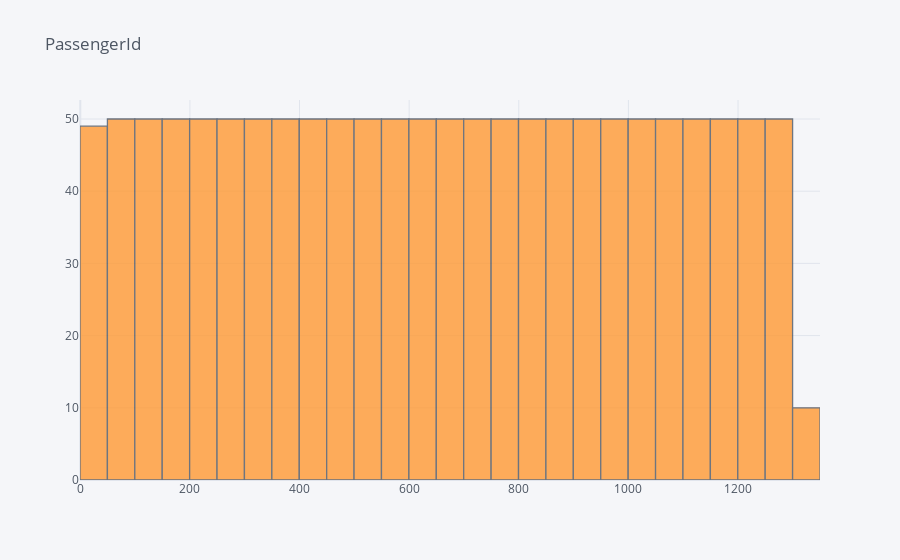
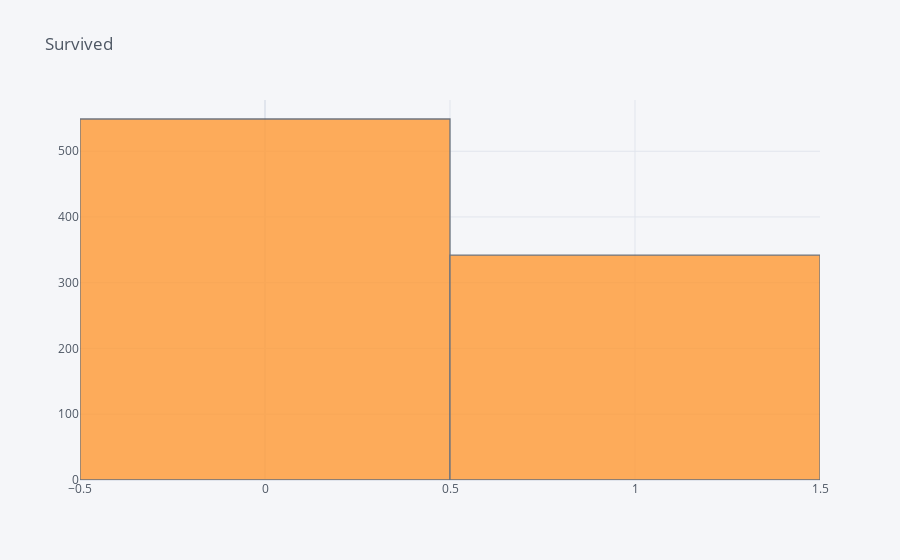
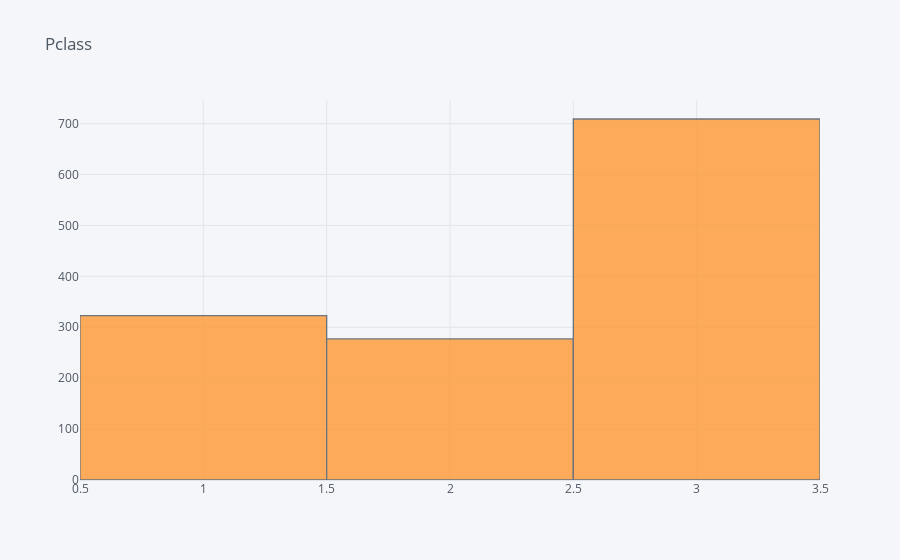
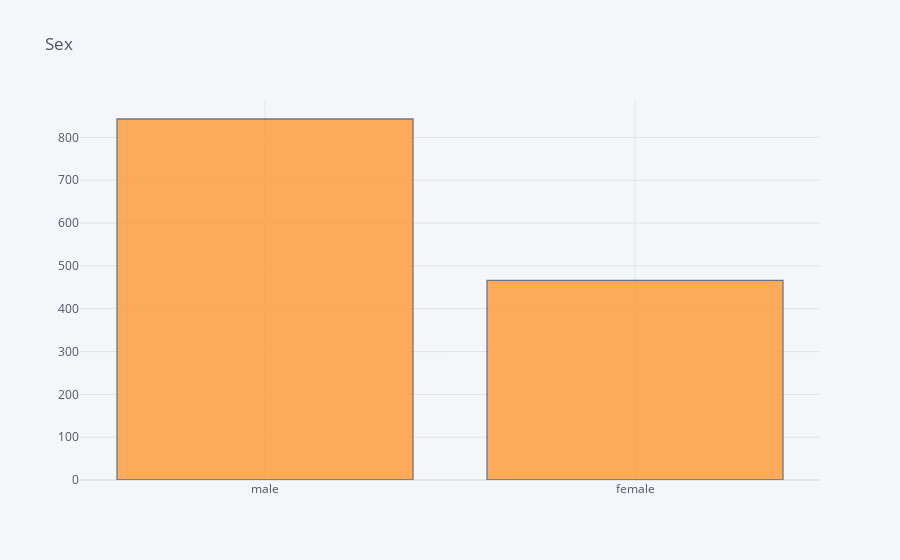

These figures' notebook cell, in order:
### Code cell
#Построение гистограмм для всех колонок 
def show_hist(df):
    for col in df.columns:
        df[col].iplot(kind='hist', title=col)
        
show_hist(df)

### Figure 1 — Plotly figure (JSON) as saved in the notebook; plotly's stock layout.template omitted (floating-point values rounded to 4 significant figures; data arrays with more than 128 entries replaced by an {"elided": "..."} marker saying what was removed)
{"data": [{"histfunc": "count", "histnorm": "", "marker": {"color": "rgba(255, 153, 51, 1.0)", "line": {"color": "#4D5663", "width": 1.3}}, "name": "PassengerId", "opacity": 0.8, "orientation": "v", "type": "histogram", "x": {"elided": "1309 int values"}}], "layout": {"barmode": "overlay", "legend": {"bgcolor": "#F5F6F9", "font": {"color": "#4D5663"}}, "paper_bgcolor": "#F5F6F9", "plot_bgcolor": "#F5F6F9", "title": {"font": {"color": "#4D5663"}, "text": "PassengerId"}, "xaxis": {"gridcolor": "#E1E5ED", "showgrid": true, "tickfont": {"color": "#4D5663"}, "title": {"font": {"color": "#4D5663"}, "text": ""}, "zerolinecolor": "#E1E5ED"}, "yaxis": {"gridcolor": "#E1E5ED", "showgrid": true, "tickfont": {"color": "#4D5663"}, "title": {"font": {"color": "#4D5663"}, "text": ""}, "zerolinecolor": "#E1E5ED"}}}

### Figure 2 — Plotly figure (JSON) as saved in the notebook; plotly's stock layout.template omitted (floating-point values rounded to 4 significant figures; data arrays with more than 128 entries replaced by an {"elided": "..."} marker saying what was removed)
{"data": [{"histfunc": "count", "histnorm": "", "marker": {"color": "rgba(255, 153, 51, 1.0)", "line": {"color": "#4D5663", "width": 1.3}}, "name": "Survived", "opacity": 0.8, "orientation": "v", "type": "histogram", "x": {"elided": "1309 int values"}}], "layout": {"barmode": "overlay", "legend": {"bgcolor": "#F5F6F9", "font": {"color": "#4D5663"}}, "paper_bgcolor": "#F5F6F9", "plot_bgcolor": "#F5F6F9", "title": {"font": {"color": "#4D5663"}, "text": "Survived"}, "xaxis": {"gridcolor": "#E1E5ED", "showgrid": true, "tickfont": {"color": "#4D5663"}, "title": {"font": {"color": "#4D5663"}, "text": ""}, "zerolinecolor": "#E1E5ED"}, "yaxis": {"gridcolor": "#E1E5ED", "showgrid": true, "tickfont": {"color": "#4D5663"}, "title": {"font": {"color": "#4D5663"}, "text": ""}, "zerolinecolor": "#E1E5ED"}}}

### Figure 3 — Plotly figure (JSON) as saved in the notebook; plotly's stock layout.template omitted (floating-point values rounded to 4 significant figures; data arrays with more than 128 entries replaced by an {"elided": "..."} marker saying what was removed)
{"data": [{"histfunc": "count", "histnorm": "", "marker": {"color": "rgba(255, 153, 51, 1.0)", "line": {"color": "#4D5663", "width": 1.3}}, "name": "Pclass", "opacity": 0.8, "orientation": "v", "type": "histogram", "x": {"elided": "1309 int values"}}], "layout": {"barmode": "overlay", "legend": {"bgcolor": "#F5F6F9", "font": {"color": "#4D5663"}}, "paper_bgcolor": "#F5F6F9", "plot_bgcolor": "#F5F6F9", "title": {"font": {"color": "#4D5663"}, "text": "Pclass"}, "xaxis": {"gridcolor": "#E1E5ED", "showgrid": true, "tickfont": {"color": "#4D5663"}, "title": {"font": {"color": "#4D5663"}, "text": ""}, "zerolinecolor": "#E1E5ED"}, "yaxis": {"gridcolor": "#E1E5ED", "showgrid": true, "tickfont": {"color": "#4D5663"}, "title": {"font": {"color": "#4D5663"}, "text": ""}, "zerolinecolor": "#E1E5ED"}}}

### Figure 4 — Plotly figure (JSON) as saved in the notebook; plotly's stock layout.template omitted (floating-point values rounded to 4 significant figures; data arrays with more than 128 entries replaced by an {"elided": "..."} marker saying what was removed)
{"data": [{"histfunc": "count", "histnorm": "", "marker": {"color": "rgba(255, 153, 51, 1.0)", "line": {"color": "#4D5663", "width": 1.3}}, "name": "Sex", "opacity": 0.8, "orientation": "v", "type": "histogram", "x": {"elided": "1309 str values"}}], "layout": {"barmode": "overlay", "legend": {"bgcolor": "#F5F6F9", "font": {"color": "#4D5663"}}, "paper_bgcolor": "#F5F6F9", "plot_bgcolor": "#F5F6F9", "title": {"font": {"color": "#4D5663"}, "text": "Sex"}, "xaxis": {"gridcolor": "#E1E5ED", "showgrid": true, "tickfont": {"color": "#4D5663"}, "title": {"font": {"color": "#4D5663"}, "text": ""}, "zerolinecolor": "#E1E5ED"}, "yaxis": {"gridcolor": "#E1E5ED", "showgrid": true, "tickfont": {"color": "#4D5663"}, "title": {"font": {"color": "#4D5663"}, "text": ""}, "zerolinecolor": "#E1E5ED"}}}
